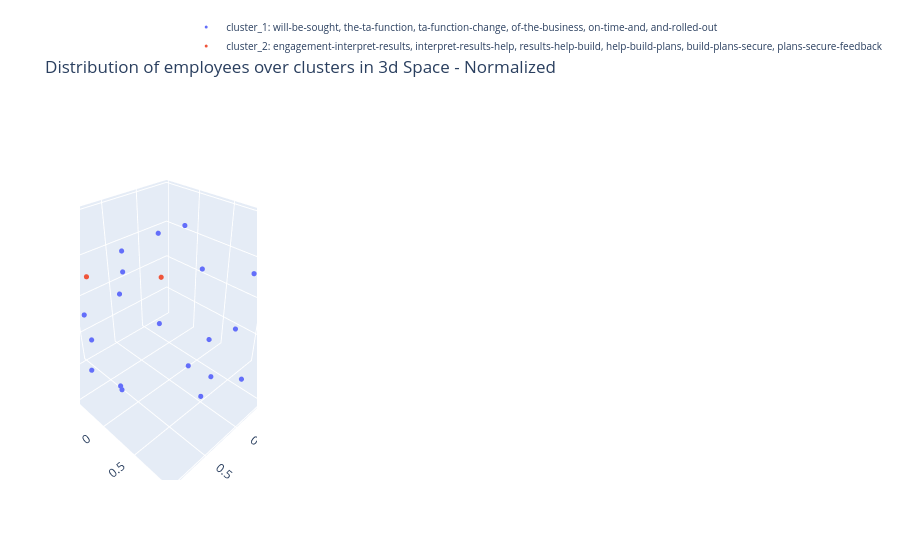

This figure's notebook cell:
### Code cell
fig = go.Figure()

for i, cl in enumerate(range(k)):
    cluster_df = averaged_employee_features[averaged_employee_features.cluster==cl]

    #plot all the employees belonging to a cluster using a new trace. 
    features = np.stack(cluster_df['feature_vector_3d'].to_numpy())
    
    #normalize the features between 0 and 1
    features_normed = preprocessing.normalize(features)
    
    employee_titles = []
    # constructing hover text (all objectives belonging to that employee) 
    for emp in cluster_df.index.values:
        
        emp_indices = employee_objective_indices[emp]
        employee_title = '. '.join([objective for objective in np_sentences[emp_indices]])
    
        employee_titles.append(emp + ': ' + employee_title)


    fig.add_trace(go.Scatter3d(
      x=features_normed[:, 0],
      y=features_normed[:, 1],
      z=features_normed[:, 2],
      mode='markers',
      showlegend=True,
      text = employee_titles,
      marker=dict(size=3, color=i),
      name="cluster_"+str(cl+1) +": " + cluster_titles[cl]
    ))

fig.update_layout(title='Distribution of employees over clusters in 3d Space - Normalized', legend=dict(
        x=0.6,
        y=1.4,
        traceorder='normal',
        font=dict(
            size=10)))
fig.show()

### Figure 1 — Plotly figure (JSON) as saved in the notebook; plotly's stock layout.template omitted (floating-point values rounded to 4 significant figures)
{"data": [{"marker": {"color": 0, "size": 3}, "mode": "markers", "name": "cluster_1: will-be-sought, the-ta-function, ta-function-change, of-the-business, on-time-and, and-rolled-out", "showlegend": true, "text": ["*100002: employee central project to be delivered with defined scope on time and in budget timely completion of milestones as per the defined project roadmap. employee central project to be delivered with defined scope on time and in budget timely completion of milestones as per the defined project roadmap. employee central project to be delivered with defined scope on time and in budget timely completion of milestones as per the defined project roadmap", "*100056: people organisational development support actively as a sparring partner the hrbp and ensure professional representation in their absence drive forward digitization in my areas of responsibility and support where necessary valuable cooperation in the implementation of projects such as fel", "*100076: set up mgf kuhnert people dashboard development of a people dashboard 1 0 continuous update of dashboard on a quarterly basis incorporate upcoming feedback from m kuhnert cfo office observe further developments in visier and corporate people dashboard to continuously extend enhance mgf kuhnert people dashboard", "*100066: business support to life science and biopharma business units positions filled onboarding offboarding events organized centralized hr deadlines are met on time and in good quality no escalation issues from the relevant managers of the area", "*100062: ensure delivery of an efficient and compliant recruitment service 1 time to fill and time to offer reduction of 5 tto 75 ttf 81 2 individual to fully comply with ats and job posting processes and guidelines including cross border hire requirements quality attractiveness and accuracy of job postings use of the merck term in job ads use of hashtags in linked in posts. talent consultancy regular feedback will be sought from hiring managers and hrbps on quality of briefing meetings knowledge of the business provision of market intelligence responsiveness and proactivity towards all customers and candidates involvement interview process and quality of feedback given on candidates", "*100058: developmental activities 5. 4 support m a and other unplanned projects 15", "*100001: deliver the ta function change programme 1 ensure team personal increase in the value of direct sourcing of 5 target saving 2019 is of 330 000 for a full year presence and with same reqs volume as in 2018 2 country region business based ta strategy developed and implemented based on business priority focus 3 fully implement technology roll outs 4 lead participate in specific global regional and or local ta projects including hogan assessment roll out data driven hiring vie. deliver the ta function change programme 1 ensure team personal increase in the value of direct sourcing of 5 target saving 2019 is of 330 000 for a full year presence and with same reqs volume as in 2018 2 country region business based ta strategy developed and implemented based on business priority focus 3 fully implement technology roll outs 4 lead participate in specific global regional and or local ta projects including hogan assessment roll out data driven hiring vie. deliver the ta function change programme 1 ensure team personal increase in the value of direct sourcing of 5 target saving 2019 is of 330 000 for a full year presence and with same reqs volume as in 2018 2 country region business based ta strategy developed and implemented based on business priority focus 3 fully implement technology roll outs 4 lead participate in specific global regional and or local ta projects including hogan assessment roll out data driven hiring vie. ensure delivery of an efficient and compliant recruitment service 1 time to fill and time to offer reduction of 5 tto 88 ttf 96 2 team individual to fully comply with ats and job posting processes and guidelines including cross border hire requirements quality attractiveness and accuracy of job postings use of the merck term in job ads use of hashtags in linked in posts. ensure delivery of an efficient and compliant recruitment service 1 time to fill and time to offer reduction of 5 tto 88 ttf 96 2 team individual to fully comply with ats and job posting processes and guidelines including cross border hire requirements quality attractiveness and accuracy of job postings use of the merck term in job ads use of hashtags in linked in posts. ensure delivery of an efficient and compliant recruitment service 1 time to fill and time to offer reduction of 5 tto 88 ttf 96 2 team individual to fully comply with ats and job posting processes and guidelines including cross border hire requirements quality attractiveness and accuracy of job postings use of the merck term in job ads use of hashtags in linked in posts. contribution to the talent acquisition strategy evidence will be sought to show that each team member has been proactive in identifying opportunities for improvement in their own area and across the function understood the strategy shared it and publicized successes with their teams peers and stakeholders support the roll out of global projects including new technology candidate experience and d i initiatives been collaborative within the team providing assistance to colleagues where need. contribution to the talent acquisition strategy evidence will be sought to show that each team member has been proactive in identifying opportunities for improvement in their own area and across the function understood the strategy shared it and publicized successes with their teams peers and stakeholders support the roll out of global projects including new technology candidate experience and d i initiatives been collaborative within the team providing assistance to colleagues where need. contribution to the talent acquisition strategy evidence will be sought to show that each team member has been proactive in identifying opportunities for improvement in their own area and across the function understood the strategy shared it and publicized successes with their teams peers and stakeholders support the roll out of global projects including new technology candidate experience and d i initiatives been collaborative within the team providing assistance to colleagues where need. talent consultancy regular feedback will be sought from hiring managers and hrbps on quality of briefing meetings knowledge of the business provision of market intelligence responsiveness and proactivity towards all customers and candidates involvement interview process and quality of feedback given on candidates. talent consultancy regular feedback will be sought from hiring managers and hrbps on quality of briefing meetings knowledge of the business provision of market intelligence responsiveness and proactivity towards all customers and candidates involvement interview process and quality of feedback given on candidates", "*100059: employee central global template project support global template is designed and tested on time and rolled out to market rewards to support localization guidance and support provided to market team members during localization solution driving standardization and simplification specifically for key compensation components such as salary structure bonus guidelines and mrp is defined and rolled out to all countries further support other initiatives outside of ec to further drive standardization in broader context of total rewards support key interfaces integration between ec and pay factors hr suite etc support retro fit activities to ensure successful crc transition manager self service workflows established to support business while meeting total reward policies and complying with local market regulations provides improved transparency of comp data to managers and employees. partner with total rewards program office to support total reward global process survey data is updated timeline in pay factors benchmark tool mrp report is generated based on updated data and provided to markets for review and update to ensure mrp upload to p40 in time for crc oversee the individual mrp override process salary structures and bonus guidelines are loaded into p40 hr suite in time for crc", "*100074: deliver the ta function change program 1 further development and implementation of a regional based talent sourcing strategy for critical countries business sectors as well as business critical positions clusters 2 build up talent pipeline for identified business critical positions and agree with business on key deliverables 3 effective management on candidate engagement for those who are pipelined in the talent pool 4 fully support the technology roll out 5 be proactive in utilizing technology for candidate engagement employer branding promotion", "*100067: ta function change programme launch the crm in q1 and roll it out to all recruiters by eoy ensure sops and traing materials are in place and a network of super users appointed deliver candidate experience workshops and from those define strategy to enhance candidate experience across technology employer branding recruiting and sourcing adapt structure in line with any outcomes from the ppr review eb and sourcing activity and make proposals by end of q2 to ensure activity is aligned with most strategically important areas of the business ensure leadership behaviours are incorporated into eb activity. recruiting process ownership ensure mbs team managing the rpo is fully aware of all changes in the recruiting process technology and has the support need to communicate these to the rpo act as voice of customer in the event the business has complaints about the rpo service raise issues constructively with mbs whilst defending the rpo model to the business raise constructively with mbs any issues of rpo non compliance with the recruiting process", "*100069: collective bargaing agreement deliver on achieve all initiatives with positive outcome value add to the business. collective bargaing agreement deliver on achieve all initiatives with positive outcome value add to the business", "*100068: talent consultancy regular feedback will be sought from hiring managers and hrbps on quality of briefing meetings knowledge of the business provision of market intelligence responsiveness and proactivity towards all customers and candidates involvement interview process and quality of feedback given on candidates active involvement interview scheduling as contribution to improve candidate experience. contribution to the ongoing evolution of the ta function evidence of collaboration and teamwork proactivity in identifying opportunities for improvement especially relating to candidate experience active sourcing use of recruitment marketing a focus on self development", "*100071: contribute to pharma business straregy in people leadership o development plan in the system for all organization with focus on key critical roles 95 of all dps are in place o conduct external compensation benchmark standardize role title for ff with recommendation by q32019 o implement at least 2 high impact solution to address focus areas of ees sustain ees by end 2019 o support pharma gm to further foster trust and transparency o ensure talent readiness and ensure succession plan in place for critical roles o roll out leadership traing coaching and support for direct reports and high potentials where need 360 mrf completed for all direct reports and link to development plans", "*100057: cpi compliance support team fully supports the cpi project 1 active filling of internal candidate pipeline 2 all 80 fit candidates are presented recommended to hiring managers 3 cases where managers reject 80 fit candidates are documented and escalated as appropriate 4 fulfil all reporting requirements associated with cpi 5 achieve a reduction in the external hiring ratio", "*100077: business partnering active contribution to lt meetings a full member of gd l and gbm lts participation in site business reviews full partnership with business leaders to drive people topics and strategies lead hrbp network within gbm gd l", "*100070: first assignment hrbp pm 1 project management for corobi planning the communication strategy ensuring that the chatbot works organizing rooms critical review of tu work to align this with plans of merck 2 support sandra schmicking for bright future", "*100063: hr operations 1 contemplating offer benefit proposals liaise with hiring manager hrbp 2 exit process management end of service benefit computation documentation 3 local hr system management updates on the hits local system ensure update of non financial amendments for employees such as role level changes internal transfers title changes and reporting lines ongoing audit of system setup processes and liaise with hits team to administer changes as and when required 4 ensure monthly payroll notes liaise with c b 5 hr governance ensure hr operations are in line with internal procdures and policy guidelines guide hiring managers to make decisions in line with sops practices and company approval procedures operational excellence through structured planning strengthen hr processes liaise with colleagues in the team", "*100060: financials meeting expectations in terms of time quality meeting financial plan. integration support all project deliverables managed well in time and budget with positive feedback from all stakeholders involved", "*100075: handover po onboarding sm function handover fully done onboarding finalized", "*100000: leadership strategy support key projects initiatives support inspirational leadership initiatives identified throughout the year establish continue rapport strengthen relationship with any coe supporting initiatives for your respective areas support employee central when it is introduced and rolled out support drive efforts to deliver inclusion traing. leadership strategy support key projects initiatives support inspirational leadership initiatives identified throughout the year establish continue rapport strengthen relationship with any coe supporting initiatives for your respective areas support employee central when it is introduced and rolled out support drive efforts to deliver inclusion traing. talent refresh biologics key talent list and succession planning to l5 support kpis and visibility to advancing women in leadership support diversity and inclusion if appropriate within your area continue to progress biologics talent development initiative focused on site leaders support leadership programs when appropriate hold drive your development sessions with managers and employees create define communicate a path for growth for lab techs and animal techs for ramona. talent refresh biologics key talent list and succession planning to l5 support kpis and visibility to advancing women in leadership support diversity and inclusion if appropriate within your area continue to progress biologics talent development initiative focused on site leaders support leadership programs when appropriate hold drive your development sessions with managers and employees create define communicate a path for growth for lab techs and animal techs for ramona. talent refresh biologics key talent list and succession planning to l5 support kpis and visibility to advancing women in leadership support diversity and inclusion if appropriate within your area continue to progress biologics talent development initiative focused on site leaders support leadership programs when appropriate hold drive your development sessions with managers and employees create define communicate a path for growth for lab techs and animal techs for ramona. engagement interpret results help build plans secure feedback from employes on progress throughout the year and provide regular status reports the biologics hrbp s will present out highlights of their employee engagement action plan on a dedicated telecon among other biologic hrbps an informational exchange session targeting 3rd quarter ensure all biologics employees have at least 1 development objective executed by year end 2019 100 of employees are expected to have an development objective in the system by no later than end of may 2019 snap shot of active employees taken as of may 1 2019 evaluate needs and drive efforts among the biologics cluster to conduct lunch n learns facilitate train when appropriate. engagement interpret results help build plans secure feedback from employes on progress throughout the year and provide regular status reports the biologics hrbp s will present out highlights of their employee engagement action plan on a dedicated telecon among other biologic hrbps an informational exchange session targeting 3rd quarter ensure all biologics employees have at least 1 development objective executed by year end 2019 100 of employees are expected to have an development objective in the system by no later than end of may 2019 snap shot of active employees taken as of may 1 2019 evaluate needs and drive efforts among the biologics cluster to conduct lunch n learns facilitate train when appropriate. engagement interpret results help build plans secure feedback from employes on progress throughout the year and provide regular status reports the biologics hrbp s will present out highlights of their employee engagement action plan on a dedicated telecon among other biologic hrbps an informational exchange session targeting 3rd quarter ensure all biologics employees have at least 1 development objective executed by year end 2019 100 of employees are expected to have an development objective in the system by no later than end of may 2019 snap shot of active employees taken as of may 1 2019 evaluate needs and drive efforts among the biologics cluster to conduct lunch n learns facilitate train when appropriate. operational excellence support any zero based budget initiatives and other activities focused around efficiency and harmonization for biologics support the headcount tracking process includes position journey biologics tracker and other enhancements along the way also expected is a regular reconciliation effort to make certain accurate data is recorded in the headcount tracker and is reflected in position journey or selected tool support and drive when appropriate any isco initiatives optimize and provide analytics to inform the business of key insights for a further deep dive utilizing visier continue to increase working knowledge of visier deep dive stats for the cluster drive recruitment excellence on a regular basis support efforts expected from the toa communication that may involved change management and the guidelines for donning doffing employee acknowledgement of same. operational excellence support any zero based budget initiatives and other activities focused around efficiency and harmonization for biologics support the headcount tracking process includes position journey biologics tracker and other enhancements along the way also expected is a regular reconciliation effort to make certain accurate data is recorded in the headcount tracker and is reflected in position journey or selected tool support and drive when appropriate any isco initiatives optimize and provide analytics to inform the business of key insights for a further deep dive utilizing visier continue to increase working knowledge of visier deep dive stats for the cluster drive recruitment excellence on a regular basis support efforts expected from the toa communication that may involved change management and the guidelines for donning doffing employee acknowledgement of same. operational excellence support any zero based budget initiatives and other activities focused around efficiency and harmonization for biologics support the headcount tracking process includes position journey biologics tracker and other enhancements along the way also expected is a regular reconciliation effort to make certain accurate data is recorded in the headcount tracker and is reflected in position journey or selected tool support and drive when appropriate any isco initiatives optimize and provide analytics to inform the business of key insights for a further deep dive utilizing visier continue to increase working knowledge of visier deep dive stats for the cluster drive recruitment excellence on a regular basis support efforts expected from the toa communication that may involved change management and the guidelines for donning doffing employee acknowledgement of same", "*100064: 3 assignment goglobal trainee hr total rewards target 1 actively participate in discussions with tr mbs to properly review align objective 1 incorporating feedback and adapting documentation accordingly develop well structured documents and communication materials with a clear framework and design aiming to maximize process steps allocation and effectiveness target 2 simplify current catalogue optimize infrastructure usage and provide meaningful inputs towards keeping project outcome sustainable target 3 generate ideas to create further tr insights with visier measure impact through on going analytics and suggest improvements create one case study based on visier insights that is closely aligned to a business case and prepare presentation material business meeting target 4 provide relevant inputs to the ongoing tr competencies project in the direction of expanding tr consultancy capability and fostering its development proactively suggest enablement materials as part of development discussions and recommendations following tr leadership strategy and aspiration target 5 met expectations requirements to full satisfaction. shape leadership in strategic projects cpd 20 shape leadership workstream together with workstream leads deliver conceptual input on leadership create presentations and other material for the different stakeholders actively participate in meetings and discussion talent evolution deliver conceptual input create presentations and other material for the different stakeholders actively participate in meetings and discussion overall drive innovation in leadership topics and stay up to date on market trends collaborate with other team members on leadership topics"], "type": "scatter3d", "x": [0.9012, -0.02331, -0.7775, 0.5515, -0.4396, 0.5632, -0.8395, 0.8474, -0.1123, -0.6274, 0.931, -0.5834, -0.2351, -0.093, -0.9328, 0.3989, 0.5968, -0.06066, -0.7071, -0.452, 0.5724], "y": [-0.2149, 0.4817, 0.5923, -0.7243, -0.6234, -0.224, 0.3009, -0.3191, -0.8943, 0.5808, 0.3074, 0.7906, -0.02291, -0.9778, -0.3496, 0.9167, 0.01651, 0.9507, 0.01249, -0.6315, 0.798], "z": [0.3765, -0.876, 0.2115, -0.4138, -0.6467, -0.7954, -0.4523, -0.4244, 0.4332, 0.5187, -0.197, 0.1861, 0.9717, -0.1876, 0.08767, 0.02287, 0.8022, -0.3042, -0.707, 0.63, 0.1886]}, {"marker": {"color": 1, "size": 3}, "mode": "markers", "name": "cluster_2: engagement-interpret-results, interpret-results-help, results-help-build, help-build-plans, build-plans-secure, plans-secure-feedback", "showlegend": true, "text": ["*100055: develop culture cultivate engagement as one for patient is known to the whole population incl colleagues that will join us in 2019 at least 3 actions initiates are rolled out in order to reduce the gap between commercial and non commercial population and to ensure a high engagement among the lcoal population people managers are supported by hr for building a strong team unconscious bias traing was completed to foster inclusion and diversity", "*100079: strategy lt feedback assessment project milestones results action plan results"], "type": "scatter3d", "x": [0.4482, 0.4418], "y": [0.3474, -0.8287], "z": [0.8237, 0.3436]}], "layout": {"legend": {"font": {"size": 10}, "traceorder": "normal", "x": 0.6, "y": 1.4}, "title": {"text": "Distribution of employees over clusters in 3d Space - Normalized"}}}
